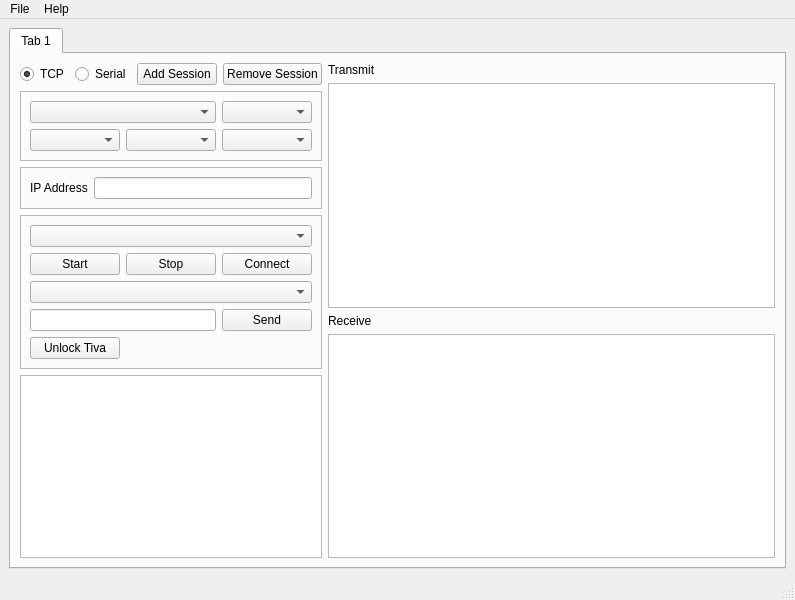
<?xml version="1.0" encoding="UTF-8"?>
<ui version="4.0">
 <class>MainWindow</class>
 <widget class="QMainWindow" name="MainWindow">
  <property name="geometry">
   <rect>
    <x>0</x>
    <y>0</y>
    <width>795</width>
    <height>600</height>
   </rect>
  </property>
  <property name="windowTitle">
   <string>MainWindow</string>
  </property>
  <widget class="QWidget" name="centralwidget">
   <layout class="QGridLayout" name="gridLayout">
    <item row="0" column="1">
     <widget class="QTabWidget" name="tabWidget">
      <property name="currentIndex">
       <number>0</number>
      </property>
      <widget class="QWidget" name="tab">
       <attribute name="title">
        <string>Tab 1</string>
       </attribute>
       <layout class="QGridLayout" name="gridLayout_6">
        <item row="0" column="0">
         <widget class="QRadioButton" name="tcp_radio">
          <property name="text">
           <string>TCP</string>
          </property>
          <property name="checked">
           <bool>true</bool>
          </property>
         </widget>
        </item>
        <item row="0" column="1">
         <widget class="QRadioButton" name="serial_radio">
          <property name="text">
           <string>Serial</string>
          </property>
         </widget>
        </item>
        <item row="0" column="2">
         <widget class="QPushButton" name="addTab_button">
          <property name="text">
           <string>Add Session</string>
          </property>
         </widget>
        </item>
        <item row="0" column="3">
         <widget class="QPushButton" name="removeTab_button">
          <property name="text">
           <string>Remove Session</string>
          </property>
         </widget>
        </item>
        <item row="0" column="4" rowspan="2">
         <layout class="QVBoxLayout" name="verticalLayout">
          <item>
           <widget class="QLabel" name="label">
            <property name="text">
             <string>Transmit</string>
            </property>
           </widget>
          </item>
          <item>
           <widget class="QPlainTextEdit" name="transmit_edit">
            <property name="readOnly">
             <bool>true</bool>
            </property>
           </widget>
          </item>
          <item>
           <widget class="QLabel" name="label_2">
            <property name="text">
             <string>Receive</string>
            </property>
           </widget>
          </item>
          <item>
           <widget class="QPlainTextEdit" name="receive_edit">
            <property name="readOnly">
             <bool>true</bool>
            </property>
           </widget>
          </item>
         </layout>
        </item>
        <item row="1" column="0" colspan="4">
         <layout class="QGridLayout" name="gridLayout_5">
          <item row="0" column="0">
           <widget class="QFrame" name="frame">
            <property name="enabled">
             <bool>true</bool>
            </property>
            <property name="frameShape">
             <enum>QFrame::StyledPanel</enum>
            </property>
            <property name="frameShadow">
             <enum>QFrame::Raised</enum>
            </property>
            <layout class="QGridLayout" name="gridLayout_2">
             <item row="0" column="0">
              <layout class="QGridLayout" name="gridLayout_4">
               <item row="2" column="1">
                <widget class="QComboBox" name="length_combo"/>
               </item>
               <item row="2" column="2">
                <widget class="QComboBox" name="stop_combo"/>
               </item>
               <item row="2" column="0">
                <widget class="QComboBox" name="parity_combo"/>
               </item>
               <item row="0" column="2">
                <widget class="QComboBox" name="baud_combo"/>
               </item>
               <item row="0" column="0" colspan="2">
                <widget class="QComboBox" name="com_combo"/>
               </item>
              </layout>
             </item>
            </layout>
           </widget>
          </item>
          <item row="2" column="0">
           <widget class="QFrame" name="frame_3">
            <property name="frameShape">
             <enum>QFrame::StyledPanel</enum>
            </property>
            <property name="frameShadow">
             <enum>QFrame::Raised</enum>
            </property>
            <layout class="QGridLayout" name="gridLayout_3">
             <item row="0" column="0" colspan="3">
              <widget class="QComboBox" name="protocol_combo"/>
             </item>
             <item row="4" column="0" colspan="2">
              <widget class="QLineEdit" name="command_line"/>
             </item>
             <item row="4" column="2">
              <widget class="QPushButton" name="send_button">
               <property name="text">
                <string>Send</string>
               </property>
              </widget>
             </item>
             <item row="2" column="0">
              <widget class="QPushButton" name="start_button">
               <property name="text">
                <string>Start</string>
               </property>
              </widget>
             </item>
             <item row="2" column="2">
              <widget class="QPushButton" name="connect_button">
               <property name="text">
                <string>Connect</string>
               </property>
              </widget>
             </item>
             <item row="2" column="1">
              <widget class="QPushButton" name="stop_button">
               <property name="text">
                <string>Stop</string>
               </property>
              </widget>
             </item>
             <item row="3" column="0" colspan="3">
              <widget class="QComboBox" name="test_combo"/>
             </item>
             <item row="5" column="0">
              <widget class="QPushButton" name="unlock_tiva_button">
               <property name="text">
                <string>Unlock Tiva</string>
               </property>
              </widget>
             </item>
            </layout>
           </widget>
          </item>
          <item row="1" column="0">
           <widget class="QFrame" name="frame_2">
            <property name="frameShape">
             <enum>QFrame::StyledPanel</enum>
            </property>
            <property name="frameShadow">
             <enum>QFrame::Raised</enum>
            </property>
            <layout class="QHBoxLayout" name="horizontalLayout">
             <item>
              <widget class="QLabel" name="label_3">
               <property name="text">
                <string>IP Address</string>
               </property>
              </widget>
             </item>
             <item>
              <widget class="QLineEdit" name="lineEdit"/>
             </item>
            </layout>
           </widget>
          </item>
          <item row="3" column="0">
           <widget class="QPlainTextEdit" name="testPreview_edit">
            <property name="readOnly">
             <bool>true</bool>
            </property>
           </widget>
          </item>
         </layout>
        </item>
       </layout>
       <zorder>addTab_button</zorder>
       <zorder>removeTab_button</zorder>
       <zorder>tcp_radio</zorder>
       <zorder>serial_radio</zorder>
      </widget>
     </widget>
    </item>
   </layout>
  </widget>
  <widget class="QMenuBar" name="menubar">
   <property name="geometry">
    <rect>
     <x>0</x>
     <y>0</y>
     <width>795</width>
     <height>29</height>
    </rect>
   </property>
   <widget class="QMenu" name="menuFile">
    <property name="title">
     <string>File</string>
    </property>
    <addaction name="actionOpen"/>
    <addaction name="actionSave"/>
   </widget>
   <widget class="QMenu" name="menuHelp">
    <property name="title">
     <string>Help</string>
    </property>
    <addaction name="actionHelp"/>
    <addaction name="actionAbout"/>
   </widget>
   <addaction name="menuFile"/>
   <addaction name="menuHelp"/>
  </widget>
  <widget class="QStatusBar" name="statusbar"/>
  <action name="actionOpen">
   <property name="text">
    <string>Open</string>
   </property>
  </action>
  <action name="actionSave">
   <property name="text">
    <string>Save</string>
   </property>
  </action>
  <action name="actionHelp">
   <property name="text">
    <string>Contents</string>
   </property>
  </action>
  <action name="actionAbout">
   <property name="text">
    <string>About</string>
   </property>
  </action>
 </widget>
 <resources/>
 <connections/>
</ui>
